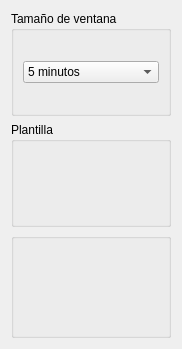
            <widget class="QWidget" name="scrollAreaWidgetContents_3">
             <property name="geometry">
              <rect>
               <x>0</x>
               <y>0</y>
               <width>182</width>
                  <height>349</height>
              </rect>
             </property>
             <layout class="QVBoxLayout" name="verticalLayout_5">
              <item>
               <widget class="QGroupBox" name="groupBox_11">
                <property name="title">
                    <string>Tamaño de ventana</string>
                </property>
                <property name="flat">
                 <bool>true</bool>
                </property>
                   <layout class="QVBoxLayout" name="verticalLayout_7">
                       <item>
                           <widget class="QComboBox" name="comboBox_5">
                               <item>
                                   <property name="text">
                                       <string>5 minutos</string>
                                   </property>
                               </item>
                               <item>
                                   <property name="text">
                                       <string>15 minutos</string>
                                   </property>
                               </item>
                               <item>
                                   <property name="text">
                                       <string>30 minutos</string>
                                   </property>
                               </item>
                               <item>
                                   <property name="text">
                                       <string>60 minutos</string>
                                   </property>
                               </item>
                               <item>
                                   <property name="text">
                                       <string>3 horas</string>
                                   </property>
                               </item>
                               <item>
                                   <property name="text">
                                       <string>6 horas</string>
                                   </property>
                               </item>
                               <item>
                                   <property name="text">
                                       <string>24 horas</string>
                                   </property>
                               </item>
                           </widget>
                       </item>
                   </layout>
               </widget>
              </item>
              <item>
               <widget class="QGroupBox" name="groupBox_12">
                <property name="title">
                    <string>Plantilla</string>
                </property>
                <property name="flat">
                 <bool>true</bool>
                </property>
               </widget>
              </item>
              <item>
               <widget class="QGroupBox" name="groupBox_13">
                <property name="title">
                    <string/>
                </property>
                <property name="flat">
                 <bool>true</bool>
                </property>
               </widget>
              </item>
             </layout>
            </widget>
